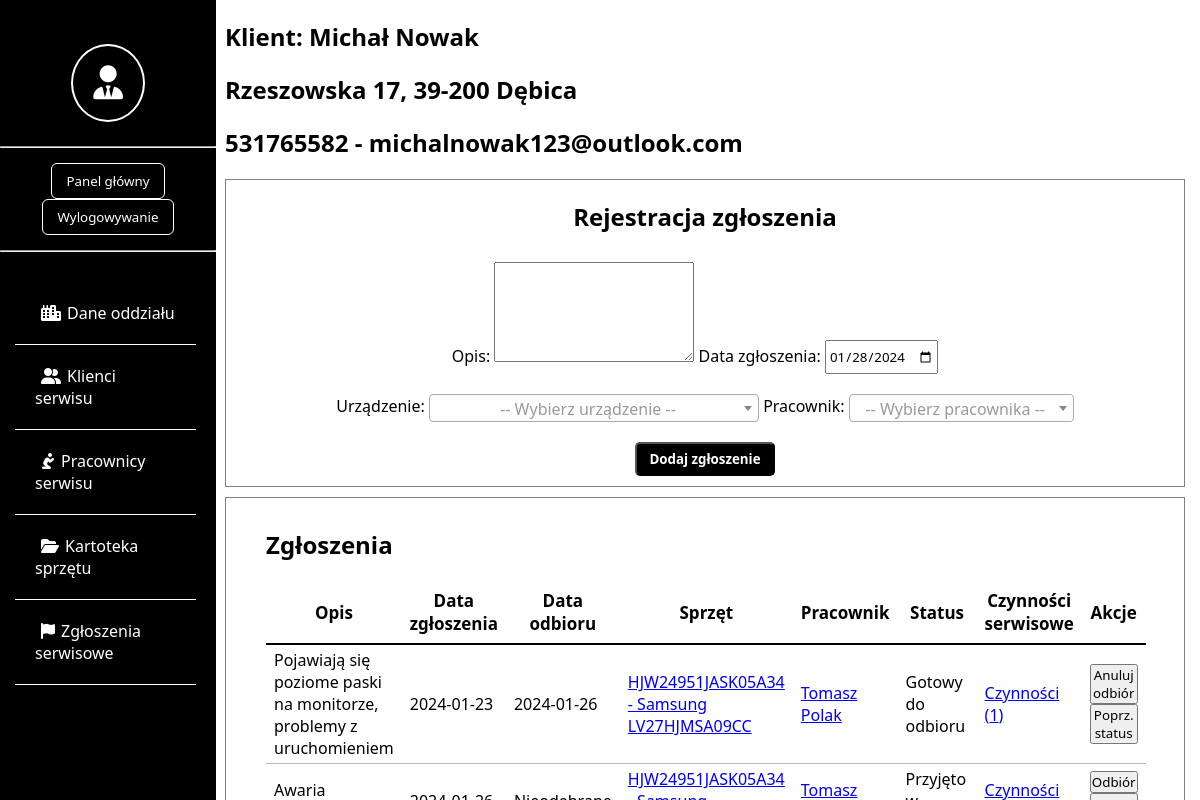
/klientSzczegoly.php?id=2, run on the app's committed database.
### tables this page shows
CREATE TABLE `zgloszenie` (
  `id_zgloszenia` int(10) UNSIGNED NOT NULL,
  `opis_zgloszenia` text NOT NULL,
  `data_zgloszenia` date NOT NULL,
  `data_odbioru` date DEFAULT NULL,
  `id_klienta` int(10) UNSIGNED NOT NULL,
  `id_pracownika` int(10) UNSIGNED NOT NULL,
  `id_urzadzenia` int(10) UNSIGNED NOT NULL
);

### klientSzczegoly.php (the view, shortened to what this page needs)
<!DOCTYPE html>
<html lang="en">
<head>
    <link rel="stylesheet" href="https://cdnjs.cloudflare.com/ajax/libs/font-awesome/6.5.1/css/all.min.css" />
    <link href="https://cdn.jsdelivr.net/npm/select2@4.1.0-rc.0/dist/css/select2.min.css" rel="stylesheet" />
</head>
<body>
    <?php
    include_once("incl/leftPanel.php");
    ?>
    <div class="main-panel">
        <div class="device-data">
            <?php
            $conn = mysqli_connect(host, user, pass);
            $kwerenda = mysqli_prepare($conn, "SELECT id_klienta, CONCAT(imie_k, ' ', nazwisko_k) as in_k, firma_k, ulica_k, nr_domu_k, nr_lokalu_k, kod_p_k, miejscowosc_k, telefon_k, email_k FROM klient WHERE id_klienta = ?");
            mysqli_stmt_bind_param($kwerenda, 'i', $_GET['id']);
            mysqli_stmt_execute($kwerenda);
            mysqli_stmt_bind_result($kwerenda, $idk, $ink, $fk, $uk, $nd, $nl, $kp, $mk, $tk, $ek);
            if($nl == 0)
                $nl = "";
            else
                $nl = "/" . $nl;
            if($ink != "")
                echo "<h2>Klient: $ink</h2>";
            else
                echo "<h2>Klient: $fk</h2>";
            echo "<h2>$uk $nd$nl, $kp $mk</h2>";
            echo "<h2>$tk - $ek</h2>";
            ?>
        </div>
        <div class="form-container">
            <form action="php/add_zgl.php" method="post">
                <h2>Rejestracja zgłoszenia</h2>
                <fieldset>
                    <label for="opis">Opis: </label><textarea id="opis" name="opis" required></textarea>
                    <label for="data_zgloszenia">Data zgłoszenia: </label><input type="date" name="data_zgloszenia" id="data_zgloszenia" value="<?php echo date("Y-m-d"); ?>" max="<?php echo date("Y-m-d"); ?>" required>
                </fieldset>
                <fieldset>
                    <label for="id_urzadzenia">Urządzenie: </label>
                    <label for="id_pracownika">Pracownik: </label>
                </fieldset>
                <fieldset>
                    <input type="submit" value="Dodaj zgłoszenie">
                </fieldset>
            </form>
        </div>
        <div class="dept-data">
            <h2>Zgłoszenia</h2>
            <table>
                <tr>
                    <th>Opis</th>
                    <th>Data zgłoszenia</th>
                    <th>Data odbioru</th>
                    <th>Sprzęt</th>
                    <th>Pracownik</th>
                    <th>Status</th>
                    <th>Czynności serwisowe</th>
                    <th>Akcje</th>
                </tr>
                <?php
                $kwerenda = mysqli_prepare($conn, "SELECT
                    zgloszenie.id_zgloszenia,
                    zgloszenie.opis_zgloszenia,
                    zgloszenie.data_zgloszenia,
                    zgloszenie.id_urzadzenia,
                    zgloszenie.id_pracownika,
                    IFNULL(zgloszenie.data_odbioru, 'Nieodebrane'),
                    CONCAT(sprzet.nr_seryjny, ' - ', sprzet.producent, ' ', sprzet.model) AS sprzet,
                    CONCAT(pracownik.imie_p, ' ', pracownik.nazwisko_p) AS pracownik,
                    IFNULL(status_naprawy.status, 'BRAK') AS status_naprawy,
                    COUNT(czynnosci_serwisowe.id_czynnosci) AS liczba_czynnosci
                FROM
                    zgloszenie
                JOIN
                    sprzet USING (id_urzadzenia)
                JOIN
                    pracownik USING (id_pracownika)
                LEFT JOIN
                    czynnosci_serwisowe USING (id_zgloszenia)
                JOIN
                    status_naprawy ON zgloszenie.id_zgloszenia = status_naprawy.id_zgloszenia
                JOIN
                    (
                        SELECT
                            id_zgloszenia,
                            MAX(data_zmiany) AS najnowsza_data_zmiany
                        FROM
                            status_naprawy
                        GROUP BY
                            id_zgloszenia
                    ) AS najnowszy_status ON status_naprawy.id_zgloszenia = najnowszy_status.id_zgloszenia
                        AND status_naprawy.data_zmiany = najnowszy_status.najnowsza_data_zmiany
                WHERE zgloszenie.id_klienta = ?
                GROUP BY
                    zgloszenie.id_zgloszenia;");
                $id_kl = $_GET['id'];
                mysqli_stmt_bind_param($kwerenda, 'i', $id_kl);
                mysqli_stmt_execute($kwerenda);
                mysqli_stmt_bind_result($kwerenda, $iz, $oz, $dz, $iu, $ip, $do, $s, $p, $status, $lc);
                while (mysqli_stmt_fetch($kwerenda)) {
                    echo "<tr id='zgl-$iz'>";
                    echo "<td>" . $oz . "</td>";
                    echo "<td>" . $dz . "</td>";
                    echo "<td class='data-odbioru'>" . $do . "</td>";
                    echo "<td><a href='sprzetSzczegoly.php?id=$iu'>$s</a></td>";
                    echo "<td><a href='pracownikSzczegoly.php?id=$ip'>$p</a></td>";
                    echo "<td class='status'>" . $status . "</td>";
                    echo "<td><a href='czynnosciSerwisowe.php?zgl=$iz'>Czynności ($lc)</a></td>";
                    echo "<td class='buttons'>";
                    if ($do == "Nieodebrane")
                        echo "<button class='end'>Odbiór</button>";
                    else
                        echo "<button class='restart'>Anuluj odbiór</button>";
                    if ($status != "Przyjęto w oddziale")
                        echo "<button class='status-btn prev-status'>Poprz. status</button>";
                    else
                        echo "<button class='status-btn prev-status' hidden>Poprz. status</button>";
                    if ($status != "Gotowy do odbioru")
                        echo "<button class='status-btn next-status'>Nast. status</button>";
                    else
                        echo "<button class='status-btn next-status' hidden>Nast. status</button>";
                    echo "</td></tr>";
                }
                ?>
            </table>
        </div>
    </div>
</body>
</html>

### incl/leftPanel.php (shortened to what this page needs)
<div class="menuPanel">
    <p><i class="fa-solid fa-user-tie"></i></p>
    <hr>
    <a href="dashboard.php"><input type="button" value="Panel główny"></a>
    <a href="php/logout.php"><input type="button" value="Wylogowywanie"></a>
    <hr>
    <ul>
        <li><a href="oddzialy.php"><i class="fa-solid fa-city"></i>Dane oddziału</a></li>
        <li><a href="klienci.php"><i class="fa-solid fa-user-group"></i>Klienci serwisu</a></li>
        <li><a href="pracownicy.php"><i class="fa-solid fa-person-praying"></i>Pracownicy serwisu</a></li>
        <li><a href="sprzet.php"><i class="fa-solid fa-folder-open"></i>Kartoteka sprzętu</a></li>
        <li><a href="zgloszenia.php"><i class="fa-solid fa-flag"></i>Zgłoszenia serwisowe</a></li>
    </ul>
</div>

### klientSzczegoly.php (style rules this page uses)
* { padding: 0; box-sizing: border-box; font-family: 'Segoe UI', Tahoma, Geneva, Verdana, sans-serif; }
i { margin: 0 6px; }
div.menuPanel { width: 18vw; height: 100vh; background-color: black; position: fixed; top: 0px; left: 0px; text-align: center; }
div.menuPanel p { text-align: center; width: 100%; color: white; font-size: 24px; }
div.menuPanel hr { width: 100%; color: white; margin: 15px 0; }
.fa-user-tie { color: white; font-size: 34px; padding: 20px; border: 2px solid white; border-radius: 50%; margin-top: 20px; }
div.menuPanel input[type="button"] { border: 1px solid white; color: white; padding: 8px 14px; outline: none; background-color: black; border-radius: 6px; margin-left: 3px; margin-right: 3px; }
div.menuPanel ul { list-style-type: none; margin-top: 30px; }
div.menuPanel li { color: white; border-bottom: 1px solid white; text-align: left; margin-left: 15px; margin-right: 20px; padding: 20px; cursor: pointer; }
div.menuPanel li a { text-decoration: none; color: white; }
div.main-panel { width: 80vw; position: fixed; top: 0; right: 15px; }
.form-container h2 { text-align: center; }
.form-container form { display: flex; flex-direction: column; border: 1px solid gray; margin: 10px auto; }
.form-container form input[type="submit"] { background-color: black; color: white; cursor: pointer; padding: 6px 12px; outline: none; border-radius: 5px; font-weight: bold; }
fieldset { text-align: center; padding: 10px; border: none; }
fieldset input:not(:last-of-type) { margin-right: 20px; }
fieldset input { padding: 5px 2px; }
.dept-data { border: 1px solid gray; padding: 10px 40px; }
table { width: 100%; border-spacing: 0; }
tr th { font-size: 17px; text-align: center; border-bottom: 2px solid black; padding: 8px; }
tr td { padding: 4px 8px; }
table tr td { border-bottom: 1px solid #BBB; }
textarea#opis { width: 200px; height: 100px; }

### data on the page
zgloszenie: oz "Pojawiają się poziome paski na monitorze, problemy z uruchomieniem", dz "2024-01-23", do "2024-01-26", status "Gotowy do odbioru", lc "1", shows "Anuluj odbiór", shows "Poprz. status"
zgloszenie: oz "Awaria…", status "Przyjęto…", shows "Odbiór"

### other printed values
$ink "Michał Nowak"
$uk "Rzeszowska"
$nd "17"
$kp "39-200"
$mk "Dębica"
$tk "531765582"
$ek "michalnowak123@outlook.com"
